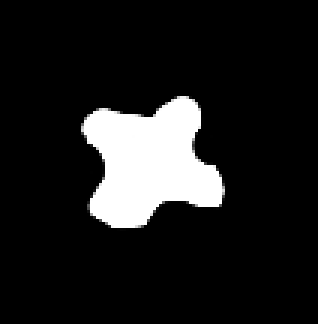
#> input picture Tarea2/material/Imagen_1.png, 106 x 108 px, found by its file name (shown 3 times larger)
$ jupyter execute --allow-errors patrones_sem_02_2026.ipynb   (shell and % lines are left out)   (older library calls are emulated)
#> lines starting #> are read from the running program, lines starting #| are printed output that depends on the picture; after the words box and inside, x2 and y2 are one past the last pixel; in counts of white or black regions, pixels touching at a corner belong together; long printed decimals are rounded
# Clase 2
14 de agosto de 2026

---

[cell 1]
import cv2
import matplotlib.pyplot as plt

img = cv2.imread('lena.png')

#> (the rest of this cell did not finish here and is left out)

[cell 2]
import cv2
import matplotlib.pyplot as plt

img = cv2.imread('lena.png')

#> (the rest of this cell did not finish here and is left out)

[cell 3]
import cv2
import matplotlib.pyplot as plt

img = cv2.imread('lena.png')

#> (the rest of this cell did not finish here and is left out)

[cell 4]
import cv2
import matplotlib.pyplot as plt

img = cv2.imread('lena.png')

#> (the rest of this cell did not finish here and is left out)

[cell 5]
import numpy as np


logo = [[23,45,12],
        [52,33,40],
        [7,200, 123]]

r = np.array(logo, dtype='uint8')
b = r*3
g= r-10

print(r)
print(g)
print(b)


img = cv2.merge([r,g,b])
plt.imshow(img)

# Clase 3
18 de agosto de 2026

---

[cell 6]
import cv2
import matplotlib.pyplot as plt
img = cv2.imread('lena.png')

#> (the rest of this cell did not finish here and is left out)

[cell 7]
import cv2
import matplotlib.pyplot as plt

#formado BGR
img = cv2.imread('lena.png')

#transformarlo a RGB
#> (the rest of this cell did not finish here and is left out)

[cell 8]
import cv2
import matplotlib.pyplot as plt

img = cv2.imread('lena.png')
#> (the rest of this cell did not finish here and is left out)

[cell 9]
import cv2
import matplotlib.pyplot as plt

#formato BGR
img = cv2.imread('lena.png')

#canal ROJO
#> (the rest of this cell did not finish here and is left out)

[cell 10]
import cv2
import matplotlib.pyplot as plt

#formato BGR
img = cv2.imread('lena.png')

#canal ROJO
#> (the rest of this cell did not finish here and is left out)

[cell 11]
import cv2
import matplotlib.pyplot as plt

#formato BGR
img = cv2.imread('lena.png')

#canal ROJO
#> (the rest of this cell did not finish here and is left out)

# Clase 4
21 de agosto de 2026

---

[cell 12]
import matplotlib.pyplot as plt
import numpy as np

matriz = [[0,0,0,0,0,0],
          [0,0,1,0,0,0],
          [0,1,1,1,1,0],
          [0,0,1,0,1,0],
          [0,0,0,0,0,0]]

imagen = np.array(matriz)

plt.imshow(imagen, cmap='gray')
plt.show()

#evitar emplear ciclos en python
for i in range(imagen.shape[0]):
  for j in range(imagen.shape[1]):
    if imagen[i,j]==1:
      print(i,j)

[cell 13]
import matplotlib.pyplot as plt
import numpy as np

matriz = [[0,0,0,0,0,0],
          [0,0,1,0,0,0],
          [0,1,1,1,1,0],
          [0,0,1,0,1,0],
          [0,0,0,0,0,0]]

imagen = np.array(matriz)


#los valores en I son las posiciones de la región en el eje i
#los valores en J son las posiciones de la región en el eje j

I,J = np.where(imagen==1)
r = 1
s = 1
print(I**r)
print(J**s)
print(np.sum(I**r * J**s))

[cell 14]
import matplotlib.pyplot as plt
import numpy as np

def mrs(imagen, r, s):
  I,J = np.where(imagen==1)
  return np.sum(I**r * J**s)


matriz = [[0,0,0,0,0,0],
          [0,0,1,0,0,0],
          [0,1,1,1,1,0],
          [0,0,1,0,1,0],
          [0,0,0,0,0,0]]

imagen = np.array(matriz)

#centro de masa
cx = mrs(imagen,1,0)/mrs(imagen,0,0)
cy = mrs(imagen,0,1)/mrs(imagen,0,0)

plt.imshow(imagen, cmap='gray')
plt.scatter(cy,cx, c='red')
plt.show()

# Clase 5
25 de agosto de 2026

---

[cell 15]
import matplotlib.pyplot as plt
import numpy as np

def mrs(imagen, r, s):
  I,J = np.where(imagen==1)
  return np.sum(I**r * J**s)

def mu_rs(imagen, r, s):
  I,J = np.where(imagen==1)
  #centro de masa
  cx = mrs(imagen,1,0)/mrs(imagen,0,0)
  cy = mrs(imagen,0,1)/mrs(imagen,0,0)

  return np.sum((I-cx)**r * (J-cy)**s)

def eta_rs(imagen, r, s):

    t = (r+s)/2 +1
    return mu_rs(imagen, r,s)/mu_rs(imagen, 0,0)**t

matriz = [[0,0,0,0,0,0],
          [0,0,1,0,0,0],
          [0,1,1,1,1,0],
          [0,0,1,0,1,0],
          [0,0,0,0,0,0]]

imagen = np.array(matriz)


phi_1 = eta_rs(imagen, 2, 0)+ eta_rs(imagen, 0,2)
print(phi_1)

[cell 16]
import matplotlib.pyplot as plt
import numpy as np
import cv2

img = cv2.imread('Imagen_1.png')
#> img is the input picture: shape (108, 106, 3); min 0, max 255, mean 30.1
blue, green, red = cv2.split(img)

th, bin = cv2.threshold(blue, 100, 1,cv2.THRESH_BINARY)
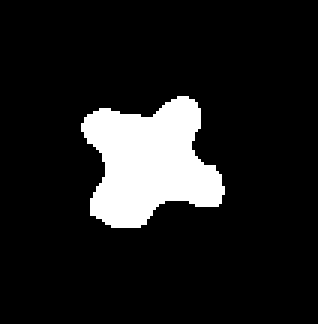
#> bin: shape (108, 106) (shown 3 times larger); values 0 (black) and 1 (white), 11.8% white; 1 white region, box (x1, y1, x2, y2) and area: (27, 32, 75, 76) 1356

plt.imshow(bin,cmap='gray')
plt.show()

[cell 17]
import matplotlib.pyplot as plt
import numpy as np

def mrs(imagen, r, s):
  I,J = np.where(imagen==1)
  return np.sum(I**r * J**s)

def mu_rs(imagen, r, s):
  I,J = np.where(imagen==1)
  #centro de masa
  cx = mrs(imagen,1,0)/mrs(imagen,0,0)
  cy = mrs(imagen,0,1)/mrs(imagen,0,0)

  return np.sum((I-cx)**r * (J-cy)**s)

def eta_rs(imagen, r, s):

    t = (r+s)/2 +1
    return mu_rs(imagen, r,s)/mu_rs(imagen, 0,0)**t


img = cv2.imread('Imagen_1.png')
blue, green, red = cv2.split(img)

filas,columnas = blue.shape
#> filas = 108; columnas = 106
escala = 2
xdim = int(filas  * escala)
#> xdim = 216
ydim= int(columnas* escala)
#> ydim = 212

blue_resized = cv2.resize(blue,(ydim,xdim), cv2.INTER_LINEAR)


th, blue_bw = cv2.threshold(blue, 100, 1,cv2.THRESH_BINARY)
th, blue_res_bw = cv2.threshold(blue_resized, 100, 1,cv2.THRESH_BINARY)
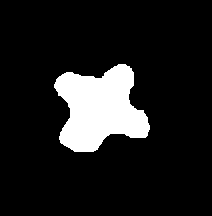
#> blue_res_bw: shape (216, 212); values 0 (black) and 1 (white), 11.9% white; 1 white region, box (x1, y1, x2, y2) and area: (54, 64, 150, 152) 5461


phi_1 = eta_rs(blue_bw, 2, 0)+ eta_rs(blue_bw, 0,2)
#> in mu_rs, `I,J = np.where(imagen==1)`: I = 1356 values from 32 to 75; J = 1356 values, max 74 at index 993, min 27 at index 189, mean 49.33
#> in mrs, `I,J = np.where(imagen==1)`: I = 1356 values from 32 to 75
#> in mu_rs, `cx = mrs(imagen,1,0)/mrs(imagen,0,0)`: cx = 53.89
#> in mu_rs, `cy = mrs(imagen,0,1)/mrs(imagen,0,0)`: cy = 49.33
#> phi_1 = 0.185
print(phi_1)
#| 0.1849

phi_1 = eta_rs(blue_res_bw, 2, 0)+ eta_rs(blue_res_bw, 0,2)
print(phi_1)
#| 0.1846

fig, ax = plt.subplots(nrows=1,ncols=2)
fig.set_figwidth(10)
ax[0].imshow(blue_bw, cmap='gray')
ax[1].imshow(blue_res_bw, cmap='gray')
plt.show()

# Clase 6
28 de agosto de 2026

---

[cell 18]
import numpy as np
import matplotlib.pyplot as plt
import cv2

img =  [[0,0,0,0,0,0,0],
        [0,0,1,1,0,0,0],
        [0,0,1,1,0,0,0],
        [0,0,1,1,1,1,0],
        [0,0,1,1,1,1,0],
        [0,0,0,0,0,0,0]]

img = np.array(img, dtype='uint8')

#extraemos los pixeles del contorno de la region
contornos, hc = cv2.findContours(img, cv2.RETR_EXTERNAL, cv2.CHAIN_APPROX_NONE)

pos = np.vstack(contornos[0])

x = pos[:,0]
y = pos[:,1]

#transformos el perimetro en una señal
arreglo = x + 1j*y
print(arreglo)

#obtenemos las frecuencias del perímetro
fft_values = np.fft.fft(arreglo)

freq = np.abs(fft_values)
plt.bar(np.arange(len(fft_values)),freq)
plt.show()
#> figure, not shown here; tallest bar 46.75 high, from x = -0.4 to 0.4

#ordenamos los indices de mayor a menor
#frecuencias mayores a menores
indices = np.argsort(freq)[::-1]


#borramos las frecuencias más bajas
fft_values[indices[6:]] = 0

#regresamos al espacio de los pixeles
pixeles_contorno = np.fft.ifft(fft_values)

#reconstruimos los pixeles del borde
x_new = np.real(pixeles_contorno)
y_new = np.imag(pixeles_contorno)

#dejamos las coordenadas como una lista circular
x_new = np.append(x_new, x_new[0])
y_new = np.append(y_new, y_new[0])

plt.imshow(img, cmap='gray')
plt.scatter(x,y, c='red')
plt.plot(x_new, y_new)
plt.show()
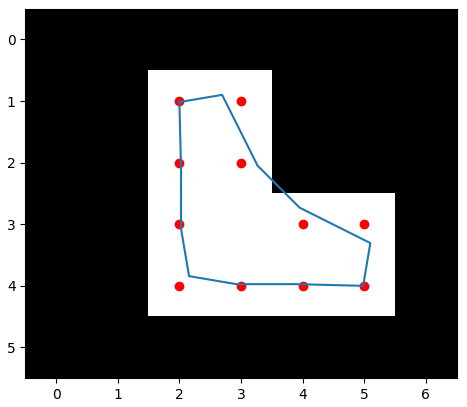
#> figure drawn by matplotlib, 1 panel

# Clase 7
01 de septiembre de 2026

---

[cell 19]
import cv2
import matplotlib.pyplot as plt
import numpy as np

img = cv2.imread('Imagen_1.png',0)

#binarizamos la imagen con el umbral sobre 100
th, bw = cv2.threshold(img,100, 255, cv2.THRESH_BINARY)
#> bw: shape (108, 106); 11.8% white; 1 white region


#extraemos los pixeles del contorno de la region
contornos, hc = cv2.findContours(bw, cv2.RETR_EXTERNAL, cv2.CHAIN_APPROX_NONE)
#> contornos = 1 contour; box (x1, y1, x2, y2) and area: (27, 32, 75, 76) 1280; hc = [[-1, -1, -1, -1]]

# extraemos los contornos de la primera region
#(ojo: solo hay una region en la imagen)
pos = np.vstack(contornos[0])
#> pos = 151 pairs, first value 27 to 74, second value 32 to 75

x = pos[:,0]
#> x = 151 values, max 74 at index 112, min 27 at index 33, mean 49.76
y = pos[:,1]
#> y = 151 values, max 75 at index 71, min 32 at index 0, mean 53.92

#transformos el perimetro en una señal
arreglo = x + 1j*y

#obtenemos las frecuencias del perímetro
fft_values = np.fft.fft(arreglo)

freq = np.abs(fft_values)
#> freq = 151 values, max 11079.4 at index 0, min 0.826 at index 108, mean 109.2

#ordenamos los indices de mayor a menor
#frecuencias mayores a menores
indices = np.argsort(freq)[::-1]
#> indices = 151 values, max 150 at index 1, min 0 at index 0, mean 75


#borramos las frecuencias más bajas
fft_values[indices[30:]] = 0

#regresamos al espacio de los pixeles
pixeles_contorno = np.fft.ifft(fft_values)

#reconstruimos los pixeles del borde
x_new = np.real(pixeles_contorno)
#> x_new = 151 values, max 73.87 at index 113, min 27 at index 34, mean 49.76
y_new = np.imag(pixeles_contorno)
#> y_new = 151 values, max 75.21 at index 73, min 31.85 at index 150, mean 53.92

#dejamos las coordenadas como una lista circular
x_new = np.append(x_new, x_new[0])
#> x_new = 152 values, max 73.87 at index 113, min 27 at index 34, mean 49.82
y_new = np.append(y_new, y_new[0])
#> y_new = 152 values, max 75.21 at index 73, min 31.85 at index 150, mean 53.78

plt.imshow(img, cmap='gray')
plt.plot(x_new, y_new, c='red')
plt.show()
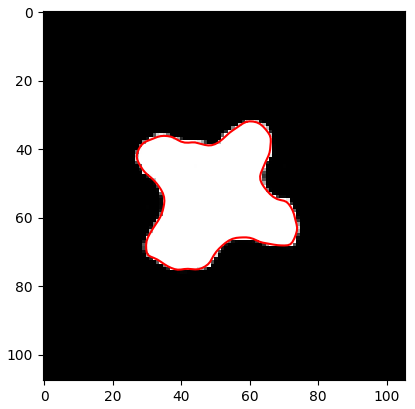
#> figure drawn by matplotlib, 1 panel


plt.imshow(bw)
plt.show()

[cell 20]
import cv2
import numpy as np
import matplotlib.pyplot as plt
from math import sin, cos, pi

import numpy.matlib

from skimage.measure import EllipseModel
from matplotlib.patches import Ellipse

def cambio_escala (binary, factor):
    factor_times = factor
    height = int(binary.shape[0] * factor_times)
    width  = int(binary.shape[1] * factor_times)
    dim    = (width, height)

    #cambio de escala
    binary= cv2.resize(binary, dim, interpolation=cv2.INTER_AREA)
    return binary

def fitzgibbon(x, y):
    # algoritmo de Fitzgibbon (1996) para la estimación de una elipse
    # a partir de las coordenadas de la frontera de una región

    n = x.shape[0]                                  #puntos de la frontera
    D = [x**2, x*y, y**2, x, y, np.ones((n,1))]     # matriz X
    D = np.hstack(D)
    S = np.matmul(D.T,D)                            # matriz dispersión
    C = np.zeros((6,6))
    C[0,2]=2; C[1,1]=-1; C[2,0]=2;                  # matriz restricción

    # Problema: S·a = lambda·C·a
    # --> Solución a traves de Eigenvalues
    E,V = np.linalg.eig(np.dot(np.linalg.inv(S),C))
    idx = np.argwhere(E>0 & ~np.isinf(E))
    params = V[:,idx]                                    # seleccionamos el valor propio
    return params

def parametros(x, y):
    # Funcion que busca los parametros parametricos
    # de la elipse segun las coordendas de los bordes.

    # parametros de fitzgibbon
    a,b,c,d,e,f = fitzgibbon(x, y)

    #estimados de angulos y factores de Fitzgibbon
    alpha = np.arctan2(b,a-c)/2

    ct = np.cos(alpha)
    st = np.sin(alpha)
    ap = a*ct*ct + b*ct*st + c*st*st
    cp = a*st*st - b*ct*st + c*ct*ct

    #% get translations
    T = np.array([[a,  b/2],
                  [b/2, c]])
    T = T.reshape(2,2)
    t = -1* np.matmul(np.linalg.inv(2*T),np.array([d, e]).reshape(2,1))
    cx = t[0]
    cy = t[1]

    #% factor de escala
    val = np.matmul(t.T,np.matmul(T,t))
    scale = 1 / (val- f)

    #% parametros
    r1 = 1/np.sqrt(scale*ap)
    r2 = 1/np.sqrt(scale*cp)
    v = np.array([r1.ravel(), r2.ravel(), cx.ravel(), cy.ravel(), alpha.ravel()])
    return v


def draw_ellipse(binary, v, N=100):
# funcion auxiliar que permite dibujar una ellipse
    ae, be, x0, y0, alfa = v
    #angulo de rotación interno
    theta = np.linspace(0, 2*pi, N)

    #parametro estimado anteriormente
    R = np.array([[np.cos(alfa), -np.sin(alfa)],
                  [np.sin(alfa), np.cos(alfa)]])
    R = R.reshape(2,2)

    X = ae*np.cos(theta)
    Y = be*np.sin(theta)
    M = np.array([X,Y]).reshape(2,-1)
    CC=np.matmul(R,M) + np.matlib.repmat(np.array([x0,y0]).reshape(2,1),1,N)

    plt.figure()
    plt.imshow(binary, cmap="gray")
    plt.scatter(CC[0,:], CC[1,:], marker='x', s=100, c='red')
    plt.plot(CC[0,:], CC[1,:])
    plt.show()

    return CC

#******************************
#      PROGRAMA PRINCIPAL     *
#******************************

#puntos de la elipse
N= 50


img = cv2.imread('Imagen_1.png',0)

#binarizamos la imagen con el umbral sobre 100
th, bw = cv2.threshold(img,100, 255, cv2.THRESH_BINARY)


#buscamos las coordenadas de los contornos
contours, hierarchy = cv2.findContours(bw,
                                        cv2.RETR_EXTERNAL,
                                        cv2.CHAIN_APPROX_NONE)
#> contours has the same summary as contornos

#generamos una matriz (fila/columna) con los contornos
contornos = np.vstack(contours[0])
#> contornos has the same summary as pos

#extraemos las coordenadas x,y
x , y = zip(*contornos)
x = np.array(x).reshape(-1,1)
y = np.array(y).reshape(-1,1)

#extraemos los parámetros de la elipse
# xc, yc, a, b, theta
v = parametros(x,  y)
#> in fitzgibbon, `D = np.hstack(D)`: D = 151 rows, first 6: [3481, 1888, 1024, 59, 32, 1], [3364, 1914, 1089, 58, 33, 1], [3249, 1881, 1089, 57, 33, 1], [3136, 1904, 1156, 56, 34, 1], [3025, 1870, 1156, 55, 34, 1], [2916, 1890, 1225, 54, 35, 1]
#> in fitzgibbon, `S = np.matmul(D.T,D)`: S = [[1.47e+09, 1.3e+09, 1.27e+09, 23916290, 22102019, 409344], [1.3e+09, 1.27e+09, 1.42e+09, 22102019, 23345701, 405231], [1.27e+09, 1.42e+09, 1.82e+09, 23345701, 28638726, 469816], [23916290, 22102019, 23345701, 409344, 405231, 7514], [22102019, 23345701, 28638726, 405231, 469816, 8142], [409344, 405231, 469816, 7514, 8142, 151]]
#> in fitzgibbon, `E,V = np.linalg.eig(np.dot(np.linalg.inv(S),C))`: E = [0, 0, 0, 1.07e-06, -4.88e-07, -1.67e-07]; V = [[0, 0, 0, -0.000183, -0.0003, -8.2e-05], [0, 0, 0, -4.31e-06, 0.000286, -0.000398], [0, 0, 0, -0.000216, 0.000357, 9.19e-05], [1, 0, 0, 0.0183, 0.0149, 0.03], [0, 1, 0, 0.0235, -0.052, 0.00945], [0, 0, 1, -1, 0.999, -1]]
#> in fitzgibbon, `idx = np.argwhere(E>0 & ~np.isinf(E))`: idx = [3]
#> in fitzgibbon, `params = V[:,idx]`: params = [-0.000183, -4.31e-06, -0.000216, 0.0183, 0.0235, -1]
#> in parametros, `a,b,c,d,e,f = fitzgibbon(x, y)`: a = [-0.000183]; b = [-4.31e-06]; c = [-0.000216]; d = [0.0183]; e = [0.0235]; f = [-1]
#> in parametros, `alpha = np.arctan2(b,a-c)/2`: alpha = [-0.0658]
#> in parametros, `ct = np.cos(alpha)`: ct = [0.998]
#> in parametros, `st = np.sin(alpha)`: st = [-0.0658]
#> in parametros, `ap = a*ct*ct + b*ct*st + c*st*st`: ap = [-0.000183]
#> in parametros, `cp = a*st*st - b*ct*st + c*ct*ct`: cp = [-0.000216]
#> in parametros, `T = T.reshape(2,2)`: T = [[-0.000183, -2.15e-06], [-2.15e-06, -0.000216]]
#> in parametros, `t = -1* np.matmul(np.linalg.inv(2*T),np.array([d, e]).reshape(2,1))`: t = [49.37, 53.98]
#> in parametros, `cx = t[0]`: cx = [49.37]
#> in parametros, `cy = t[1]`: cy = [53.98]
#> in parametros, `val = np.matmul(t.T,np.matmul(T,t))`: val = [-1.09]
#> in parametros, `scale = 1 / (val- f)`: scale = [-11.49]
#> in parametros, `r1 = 1/np.sqrt(scale*ap)`: r1 = [21.8]
#> in parametros, `r2 = 1/np.sqrt(scale*cp)`: r2 = [20.08]
#> in parametros, `v = np.array([r1.ravel(), r2.ravel(), cx.ravel(), cy.ravel(), alpha.ra..`: v = [21.8, 20.08, 49.37, 53.98, -0.0658]
#> v = [21.8, 20.08, 49.37, 53.98, -0.0658]

print(f'parametros fitzgibon: {v}')
#| parametros fitzgibon: [[21.803]
#|  [20.077]
#|  [49.372]
#|  [53.983]
#|  [-0.06582]]

#comparativa de parametros con modelo implementado en Skimage
ell = EllipseModel()
ell.estimate(contornos)
xc, yc, a, b, theta = ell.params
print(f'parametros Skimage: {xc, yc, a, b, theta}')

#extraemos las coodenadas de la elipse
CC = draw_ellipse(bw, v, N)
#> in draw_ellipse, `ae, be, x0, y0, alfa = v`: ae = [21.8]; be = [20.08]; x0 = [49.37]; y0 = [53.98]; alfa = [-0.0658]
#> in draw_ellipse, `R = R.reshape(2,2)`: R = [[0.998, 0.0658], [-0.0658, 0.998]]
#> in draw_ellipse, `X = ae*np.cos(theta)`: X = 50 values, max 21.8 at index 0, min -21.76 at index 24, mean 0.436
#> in draw_ellipse, `Y = be*np.sin(theta)`: Y = 50 values, max 20.07 at index 12, min -20.07 at index 37, mean -2.58e-16

#EOF

# Clase 8
04 de septiembre de 2026

---

[cell 21]
import cv2
import matplotlib.pyplot as plt
import numpy as np

def promedio(canal):
  return np.mean(canal)

img = cv2.imread('figura.jpg')
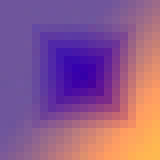
#> input picture Tarea2/material/figura.jpg, 20 x 20 px, found by its file name (shown 8 times larger)
#> img is the input picture: shape (20, 20, 3); mean B, G, R 140.2, 89.8, 142.9
img = cv2.cvtColor(img, cv2.COLOR_BGR2RGB)

blue, green, red = cv2.split(img)
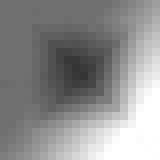
#> blue: shape (20, 20) (shown 8 times larger); min 53, max 255, mean 142.9
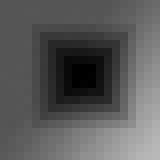
#> green: shape (20, 20) (shown 8 times larger); min 0, max 184, mean 89.8
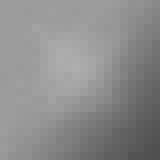
#> red: shape (20, 20) (shown 8 times larger); min 80, max 174, mean 140.2

#calculamos el promedio de cada canal
for canal in blue, green, red:
  print(promedio(canal))
#> this loop made 3 passes
#| 142.86
#| 89.8475
#| 140.205


plt.imshow(img)
plt.show()

fig, ax = plt.subplots(nrows=1, ncols=3)
fig.set_figwidth(10)
ax[0].imshow(blue, cmap='gray',vmin=blue.min(), vmax=blue.max())
ax[1].imshow(green, cmap='gray',vmin=green.min(), vmax=green.max())
ax[2].imshow(red, cmap='gray',vmin=red.min(), vmax=red.max())

plt.show()

[cell 22]
import cv2
import matplotlib.pyplot as plt
import numpy as np

im=[[ 2,  1,  2,  3,  2,  1,  4,  0],
    [4, 29, 23, 25, 26, 24,  3,  0],
    [3, 28, 23, 19, 13, 27,  3,  4],
    [0, 28, 18, 12, 17, 18, 25,  2],
    [1, 27, 22, 45, 45, 23, 29,  2],
    [0,  1, 32, 31, 21, 12, 25,  3],
    [0,  2,  4, 31, 28, 29, 30,  4],
    [0,  0,  5,  1,  1,  3,  3,  6]]

#transformamos los datos a uint8
image = np.array(im, dtype='uint8')

th, bw = cv2.threshold(image, 10,255, cv2.THRESH_BINARY)

cnts, hs = cv2.findContours(bw, cv2.RETR_EXTERNAL, cv2.CHAIN_APPROX_NONE)

contornos = np.vstack(cnts[0])


plt.imshow(bw, cmap='gray')
plt.scatter(contornos[:,0], contornos[:,1], c='red', marker='x')
plt.colorbar()
plt.show()

# Clase 9
08 de septiembre de 2026

---

[cell 23]
import cv2
import matplotlib.pyplot as plt
import numpy as np
from math import sqrt

def gradiente(contornos, L):

    N = len(contornos)
    mag = 0
    for i,j in contornos:

      lx = -0.5*L[i-1,j]+ 0.5*L[i+1,j]
      ly = -0.5*L[i,j-1]+ 0.5*L[i,j+1]

      mag += sqrt(lx**2 + ly**2)


    promedio = mag/N
    return promedio

im=[[ 2,  1,  2,  3,  2,  1,  4,  0],
    [4, 29, 23, 25, 26, 24,  3,  0],
    [3, 28, 23, 19, 13, 27,  3,  4],
    [0, 28, 18, 12, 17, 18, 25,  2],
    [1, 27, 22, 45, 45, 23, 29,  2],
    [0,  1, 32, 31, 21, 12, 25,  3],
    [0,  2,  4, 31, 28, 29, 30,  4],
    [0,  0,  5,  1,  1,  3,  3,  6]]

#transformamos los datos a uint8
image = np.array(im, dtype='uint8')

th, bw = cv2.threshold(image, 10,255, cv2.THRESH_BINARY)

cnts, hs = cv2.findContours(bw, cv2.RETR_EXTERNAL, cv2.CHAIN_APPROX_NONE)

contornos = np.vstack(cnts[0])

print(gradiente(contornos, image))


plt.imshow(bw, cmap='gray')
plt.scatter(contornos[:,0], contornos[:,1], c='red', marker='x')
plt.colorbar()
plt.show()

[cell 24]
from math import cos
import numpy as np

rango =  np.linspace(1,6,180)

#NO HACER ESTO!! MUY INEFICIENTE 👻
for x in rango:
  for y in rango:
    print(x,y, cos(x-y))
#> this loop made 180 passes
#> (printed output is left out)

[cell 25]
import numpy as np
import matplotlib.pyplot as plt
from mpl_toolkits.mplot3d import Axes3D
import matplotlib.pyplot as plt
from matplotlib import cm


rango =  np.linspace(1,5,100)

J,I = np.meshgrid(rango, rango)

f = np.cos(I-J)

fig = plt.figure()
ax = fig.add_subplot(projection='3d')

surf = ax.plot_surface(I, J, f,
                cmap=cm.rainbow,
                linewidth=0, antialiased=True)
plt.show()

[cell 26]
import numpy as np

sigma = 3.5
rango_x = np.linspace(-5,5, 600)
rango_y = np.linspace(-5,5,600)

X, Y = np.meshgrid(rango_x, rango_y)

G = 1/np.sqrt(2*np.pi*sigma**2)   *np.exp(-(X**2 + Y**2)/ (2*sigma**2))

plt.figure()
plt.imshow(G)
plt.show()
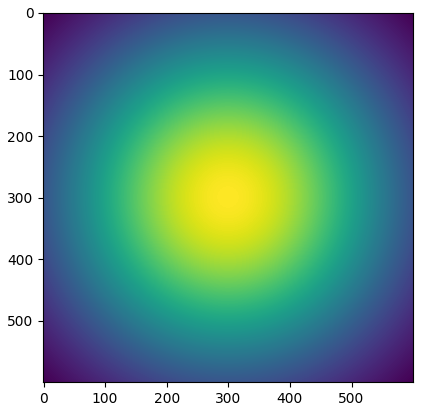
#> figure drawn by matplotlib, 1 panel

fig = plt.figure()
ax = fig.add_subplot(projection='3d')

surf = ax.plot_surface(X, Y, G,
                cmap=cm.rainbow,
                linewidth=0, antialiased=True)
plt.show()
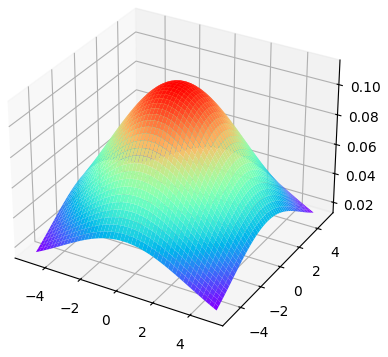
#> figure drawn by matplotlib, 1 panel
